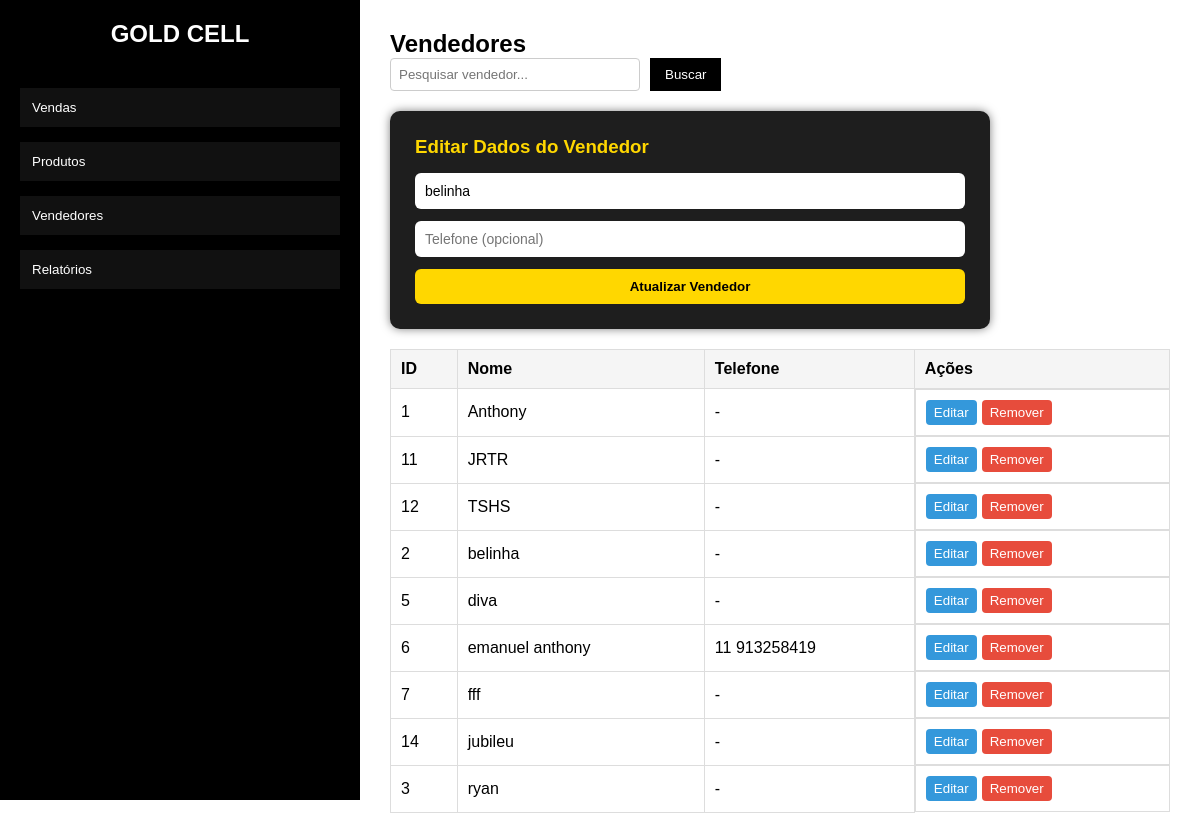
Screenshot of /vendedores?id=2 with the database file from the repository.
### tables this page shows
CREATE TABLE sellers (
        id INTEGER PRIMARY KEY AUTOINCREMENT,
        name TEXT NOT NULL,
        phone TEXT,
        created_at DATETIME DEFAULT CURRENT_TIMESTAMP
    );

### routes.py (the view)
    @app.route("/vendedores")
    def list_sellers():
        seller_id = request.args.get("id")
        seller = None
        if seller_id:
            seller = get_seller_by_id(seller_id)
        search = request.args.get("search", "").strip()
        if search:
            data = search_sellers(search)
        else:
            data = get_all_sellers()
        return render_template("vendedores.html", data=data, seller=seller)

### database/engine.py (called while the page is built, shortened)
def _ensure_db_exists():
    if os.path.exists(DB_PATH):
        return

def get_connection():
    _ensure_db_exists()
    conn = sqlite3.connect(DB_PATH)
    conn.row_factory = sqlite3.Row
    return conn

def get_all_sellers():
    conn = get_connection()
    cursor = conn.cursor()
    cursor.execute("""
        SELECT id, name, phone
        FROM sellers
        ORDER BY name
    """)
    rows = cursor.fetchall()
    conn.close()
    return rows

def get_seller_by_id(seller_id):
    conn = get_connection()
    cursor = conn.cursor()
    cursor.execute("""
        SELECT id, name, phone
        FROM sellers
        WHERE id = ?
    """, (seller_id,))
    row = cursor.fetchone()
    conn.close()
    return row

### templates/vendedores.html (shortened to what this page needs)
{% extends "base.html" %}
{% block extra_css %}
    <link rel="stylesheet" href="{{ url_for('static', filename='cadastro_de_vendedores.css') }}">
    <link rel="stylesheet" href="{{ url_for('static', filename='vendedores.css') }}">
{% endblock %}
{% block content %}
<h2>Vendedores</h2>
<div class="products-header">
    <form method="get" action="/vendedores" class="search-box">
        <input
            type="text"
            name="search"
            placeholder="Pesquisar vendedor..."
            value="{{ request.args.get('search','') }}"
        >
        <button type="submit">Buscar</button>
    </form>
</div>
<div id="new-seller" class="form-box left-form">
    <h3>{% if seller %}Editar Dados do Vendedor{% else %}Novo Vendedor{% endif %}</h3>
    <form method="post" action="/vendedores/novo">
        <input
            type="text"
            name="seller_name"
            placeholder="Nome do vendedor"
            value="{% if seller %}{{ seller[1] }}{% endif %}"
            required
        >
        <input
            type="tel"
            name="phone"
            placeholder="Telefone (opcional)"
            value="{% if seller %}{{ seller[2] or '' }}{% endif %}"
        >
        <button type="submit" name="action" value="{% if seller %}editar{% else %}novo{% endif %}">
            {% if seller %}Atualizar Vendedor{% else %}Cadastrar Vendedor{% endif %}
        </button>
    </form>
</div>
<table class="products-table">
    <tr>
        <th>ID</th>
        <th>Nome</th>
        <th>Telefone</th>
        <th>Ações</th>
    </tr>
    {% for seller in data %}
    <tr>
        <td>{{ seller[0] }}</td>
        <td>{{ seller[1] }}</td>
        <td>{{ seller[2] or "-" }}</td>
        <td class="actions">
            <a href="/vendedores?id={{ seller[0] }}">
                <button class="btn-edit">Editar</button>
            </a>
            <a href="/vendedores/remover/{{ seller[0] }}"
               onclick="return confirm('Deseja realmente remover este vendedor?')">
                <button class="btn-delete">Remover</button>
            </a>
        </td>
    </tr>
    {% endfor %}
</table>
    </main>
</div>
{% endblock %}

### static/base.css (style rules this page uses)
* { margin: 0; padding: 0; box-sizing: border-box; font-family: Arial, Helvetica, sans-serif; }
body { min-height: 100vh; }

### static/cadastro_de_vendedores.css (style rules this page uses)
.form-box { background: #1e1e1e; max-width: 600px; margin: 30px auto; padding: 25px; border-radius: 10px; box-shadow: 0 0 10px rgba(0,0,0,0.5); }
.form-box h3 { margin-bottom: 15px; color: #ffd700; }
.form-box form { display: flex; flex-direction: column; gap: 12px; }
.form-box input, .form-box select { padding: 10px; border-radius: 6px; border: none; font-size: 14px; }
.form-box button { background: #ffd700; color: #000; border: none; padding: 10px; border-radius: 6px; font-weight: bold; cursor: pointer; transition: 0.3s; }

### static/vendedores.css (style rules this page uses)
.products-header { display: flex; justify-content: space-between; align-items: center; margin-bottom: 20px; }
.search-box { display: flex; gap: 10px; }
.search-box input { padding: 8px; width: 250px; border: 1px solid #ccc; border-radius: 4px; }
.search-box button { padding: 8px 15px; background: #000; color: #fff; border: none; cursor: pointer; }
.products-table { width: 100%; border-collapse: collapse; margin-top: 20px; }
.form-box.left-form { margin: 0 0 20px 0; max-width: 600px; }
.products-table th, .products-table td { padding: 10px; border: 1px solid #ddd; text-align: left; }
.products-table th { background: #f5f5f5; }
.actions { display: flex; gap: 5px; }
.btn-edit { background: #3498db; color: white; border: none; padding: 5px 8px; cursor: pointer; border-radius: 4px; }
.btn-delete { background: #e74c3c; color: white; border: none; padding: 5px 8px; cursor: pointer; border-radius: 4px; }

### rows the page displays
sellers: seller_name "belinha", id "2", name "belinha", phone "-"
sellers: id "1", name "Anthony", phone "-"
sellers: id "11", name "JRTR", phone "-"
sellers: id "12", name "TSHS", phone "-"
sellers: id "5", name "diva", phone "-"
sellers: id "6", name "emanuel anthony", phone "11 913258419"
sellers: id "7", name "fff", phone "-"
sellers: id "14", name "jubileu", phone "-"
sellers: id "3", name "ryan", phone "-"
